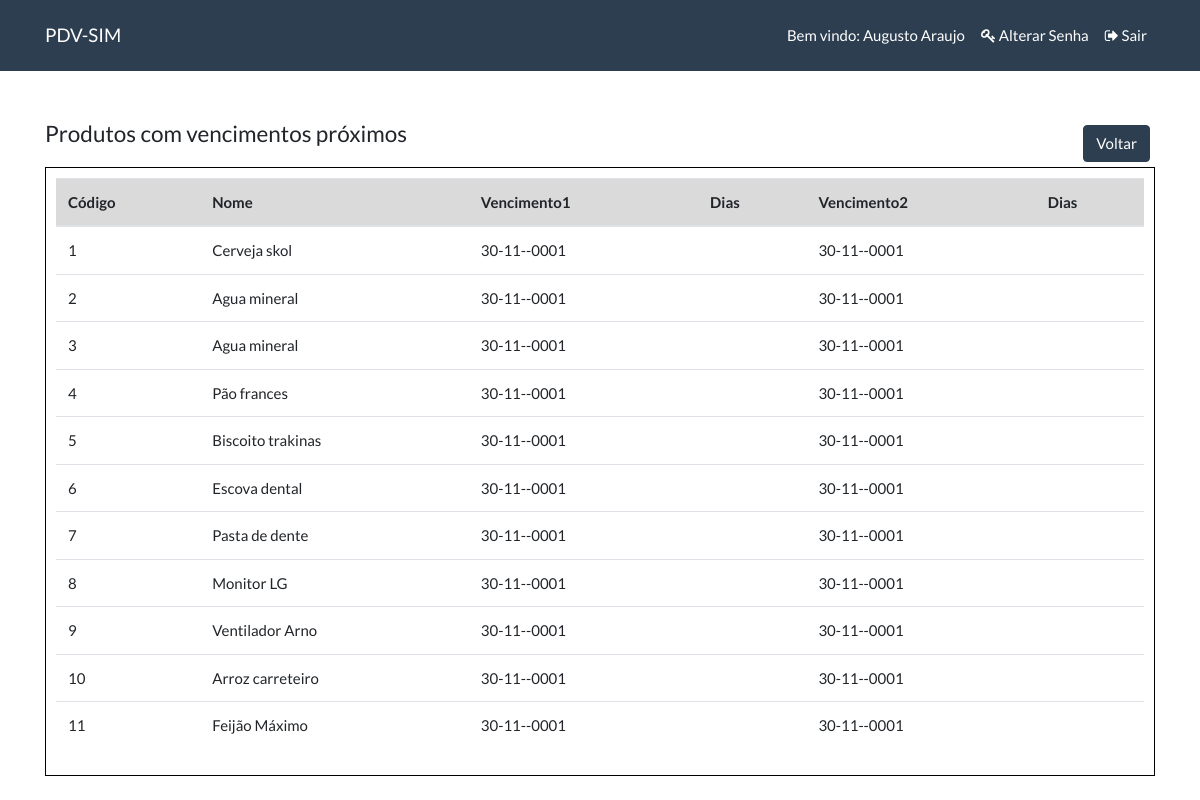
The page /vencimentos.php (signed in) on the database its author committed.
### tables this page shows
CREATE TABLE IF NOT EXISTS `produtos` (
  `idProduto` int(255) NOT NULL PRIMARY KEY AUTO_INCREMENT,
  `codigo` varchar(255),  
  `nome` varchar(100) NOT NULL,
  `descricao` varchar(100) NOT NULL,
  `unidade` int(255),
  `precocompra` decimal(10,2) NOT NULL,
  `precovenda` decimal(10,2) NOT NULL,
  `estoqueminimo` decimal(10,2) NOT NULL,
  `estoqueatual` decimal(10,2) NOT NULL,
  `codigobarra` varchar(255),
  `vencimento1` date,
  `vencimento2` date,  
  `datacad` date NOT NULL,
  `usuariocad` varchar(100) NOT NULL,
  `status` int(2) NOT NULL
);

### vencimentos.php (the view)
<?php include('topo.php');
$hoje = date('Y-m-d');
$sql = mysqli_query($conexao,"SELECT produtos.idProduto,codigo,nome,vencimento1,vencimento2,
DATEDIFF(vencimento1,'$hoje') AS ven1,
DATEDIFF(vencimento2,'$hoje') AS ven2
FROM produtos") or die (mysqli_error($conexao));
echo'
    <div class="container">
        <div class="row">
            <div class="col-lg-6">
                <h4>Produtos com vencimentos próximos</h4>
            </div>
            <div class="col-lg-6" align="right">
                <a href="index.php" class="btn btn-primary" style="margin:5px">Voltar</a>
            </div>
        </div>
        <div class="page-header" id="banner" style="border: 1px solid black; padding: 10px;">
            <table class="table table-hover">
                <thead>
                    <tr class="table-active">
                        <th scope="col">Código</th>
                        <th scope="col">Nome</th>
                        <th scope="col">Vencimento1</th>
                        <th>Dias</th>
                        <th scope="col">Vencimento2</th>
                        <th>Dias</th>
                    </tr>
                </thead>
                <tbody>';
                while($dados = mysqli_fetch_array($sql)){echo'
                    <tr>
                        <td>'.$dados['idProduto'].'</td>
                        <td>'.$dados['nome'].'</td>
                        <td>';if($dados['vencimento1'] != 0000-00-00){echo date('d-m-Y',strtotime($dados['vencimento1']));}echo'</td>
                        <td>'.$dados['ven1'].'</td>
                        <td>';if($dados['vencimento2'] != 0000-00-00){echo date('d-m-Y',strtotime($dados['vencimento2']));}echo'</td>
                        <td>'.$dados['ven2'].'</td>
                    </tr>';}
                    echo'
                </tbody>
            </table>
        </div>
    </div>';
include('rodape.php');?>

### rows shown on the page
produtos: idProduto "1", nome "Cerveja skol", vencimento1 "30-11--0001", vencimento2 "30-11--0001"
produtos: idProduto "2", nome "Agua mineral", vencimento1 "30-11--0001", vencimento2 "30-11--0001"
produtos: idProduto "3", nome "Agua mineral", vencimento1 "30-11--0001", vencimento2 "30-11--0001"
produtos: idProduto "4", nome "Pão frances", vencimento1 "30-11--0001", vencimento2 "30-11--0001"
produtos: idProduto "5", nome "Biscoito trakinas", vencimento1 "30-11--0001", vencimento2 "30-11--0001"
produtos: idProduto "6", nome "Escova dental", vencimento1 "30-11--0001", vencimento2 "30-11--0001"
produtos: idProduto "7", nome "Pasta de dente", vencimento1 "30-11--0001", vencimento2 "30-11--0001"
produtos: idProduto "8", nome "Monitor LG", vencimento1 "30-11--0001", vencimento2 "30-11--0001"
produtos: idProduto "9", nome "Ventilador Arno", vencimento1 "30-11--0001", vencimento2 "30-11--0001"
produtos: idProduto "10", nome "Arroz carreteiro", vencimento1 "30-11--0001", vencimento2 "30-11--0001"
produtos: idProduto "11", nome "Feijão Máximo", vencimento1 "30-11--0001", vencimento2 "30-11--0001"

### other values the page prints
$_SESSION['nomeuser'] "Augusto Araujo"
